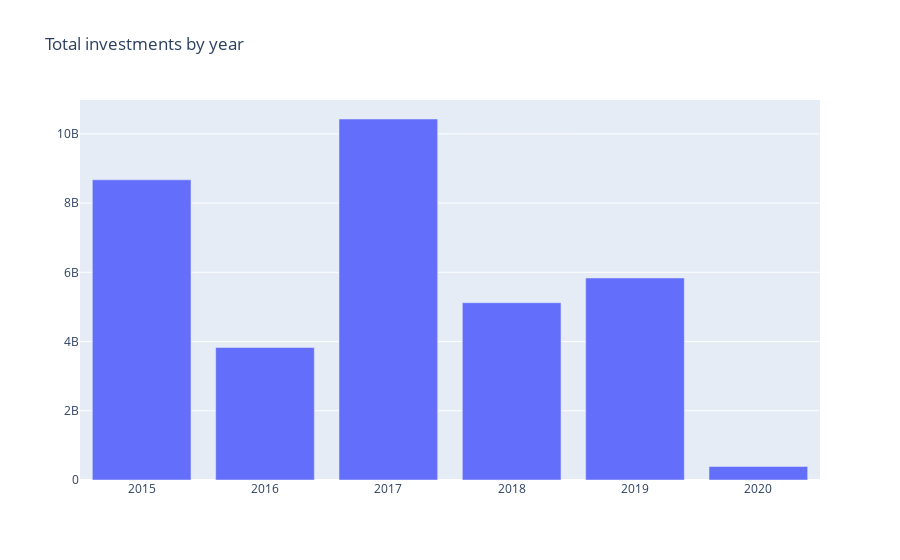

Notebook code cell kept with this figure:
### Code cell
fig = go.Figure(data = go.Bar(x = amt_df.index,
                              y= amt_df['sum']),
                layout_title_text = 'Total investments by year')
fig.show()

### Figure 1 — Plotly figure (JSON) as saved in the notebook; plotly's stock layout.template omitted (floating-point values rounded to 4 significant figures)
{"data": [{"type": "bar", "x": [2015, 2016, 2017, 2018, 2019, 2020], "y": [8673022368, 3828088608, 10429309730, 5122368369, 5837000000.0, 390207254]}], "layout": {"autosize": true, "title": {"text": "Total investments by year"}, "xaxis": {"autorange": true, "range": [2014.0, 2020.0], "type": "linear"}, "yaxis": {"autorange": true, "range": [0, 10980000000.0], "type": "linear"}}}
